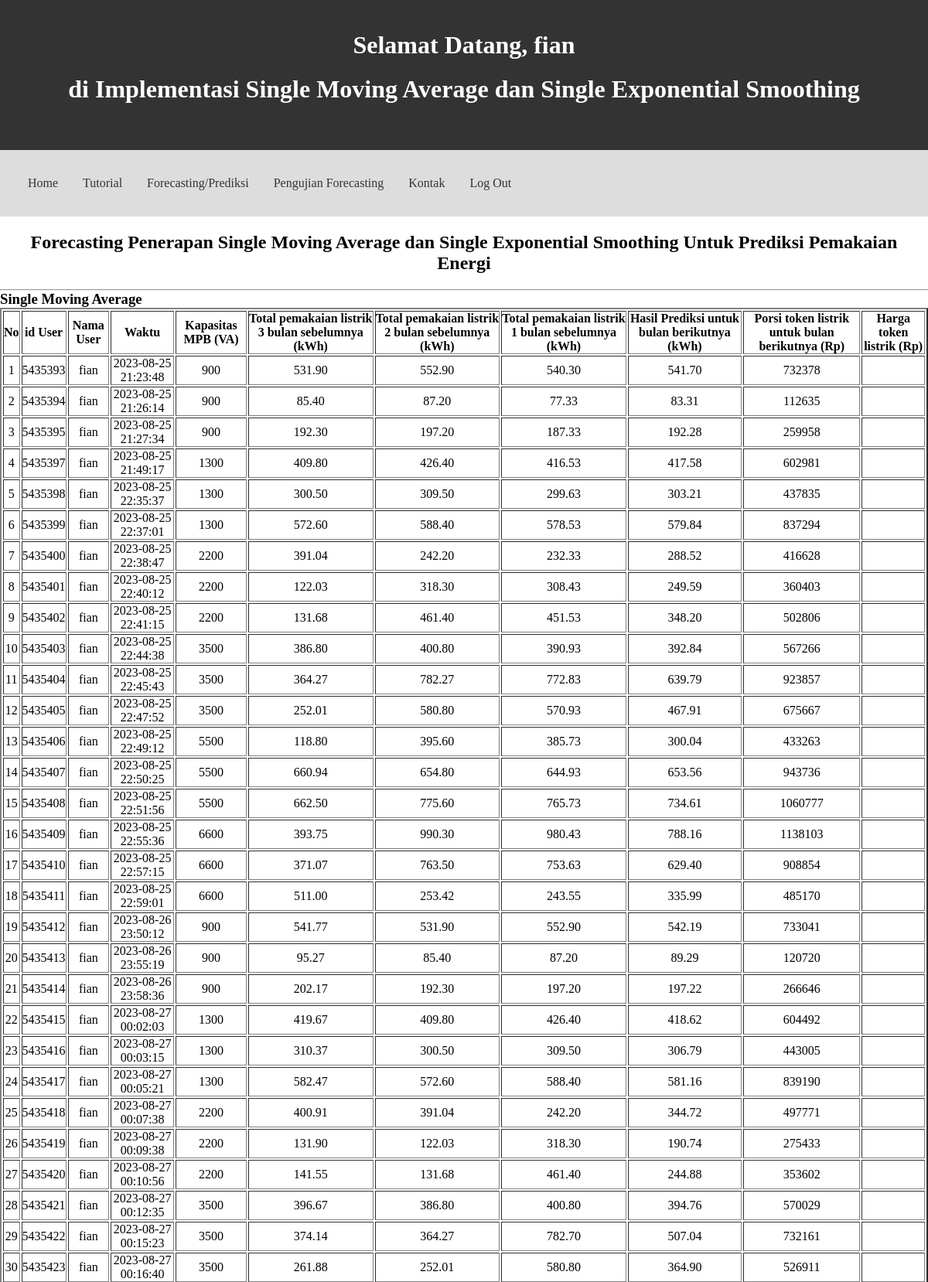
Screenshot of /page/home.php (signed in, upper part) with the database file from the repository.
### tables this page shows
CREATE TABLE `moving_average` (
  `id_ma` int(11) NOT NULL,
  `nama_user_ma` varchar(255) NOT NULL,
  `mpb_ma` int(11) NOT NULL,
  `waat1` decimal(8,2) DEFAULT NULL,
  `waat2` decimal(8,2) DEFAULT NULL,
  `waat3` decimal(8,2) DEFAULT NULL,
  `hasil_ma` decimal(8,2) DEFAULT NULL,
  `token_ma` int(11) NOT NULL,
  `waktu_ma` datetime NOT NULL DEFAULT current_timestamp() ON UPDATE current_timestamp()
);

### page/home.php (the view, shortened to what this page needs)
<?php
require_once("../sambung.php");
$sql_read1 = "SELECT * FROM moving_average";
$sql_db1 = mysqli_query($konek, $sql_read1);
$result1 = [];
while ($row1 = mysqli_fetch_assoc($sql_db1)) {
  $result1[] = $row1;
}
 ?>
<!DOCTYPE html>
<html>
  <head>
  <link rel="stylesheet" type="text/css" href="../css/style2.css">
  </head>
  <body class="">
    <header>
      <?php echo "<h1>Selamat Datang, ".$_SESSION['username']."<br>";
      echo "<h1>di Implementasi Single Moving Average dan Single Exponential Smoothing</h1>";
      ?>
    </header>
    <div class="menu">
      <ul>
        <li> <a href="home.php">Home</a> </li>
        <li> <a href="tutorial.php">Tutorial</a></li>
        <li class="dropdown"><a href="#">Forecasting/Prediksi</a>
        </li>
        <li><a href="uji.php">Pengujian Forecasting</a></li>
        <li><a href="">Kontak</a></li>
        <li><a href="logout.php">Log Out</a></li>
      </ul>
    </div>
    <main>
      <center><h2>Forecasting Penerapan Single Moving Average dan Single Exponential Smoothing Untuk Prediksi Pemakaian Energi</h2> </center>
    </main>
    <hr>
    <h3>Single Moving Average</h3>
    <table border="2" cellpadding="20">
      <thead>
        <th align="center">No</th>
        <th>id User</th>
        <th>Nama User</th>
        <th>Waktu</th>
        <th>Kapasitas MPB (VA)</th>
        <th>Total pemakaian listrik 3 bulan sebelumnya (kWh)</th>
        <th>Total pemakaian listrik 2 bulan sebelumnya (kWh)</th>
        <th>Total pemakaian listrik 1 bulan sebelumnya (kWh)</th>
        <th>Hasil Prediksi untuk bulan berikutnya (kWh)</th>
        <th>Porsi token listrik untuk bulan berikutnya (Rp)</th>
        <th>Harga token listrik (Rp)</th>
      </thead>
      <?php
      $no = 1;
      foreach ($result1 as $result1):
      ?>
      <tbody>
        <td align="center"> <?= $no; ?> </td>
        <td align="center"> <?= $result1['id_ma'] ?> </td>
        <td align="center"> <?= $result1['nama_user_ma'] ?> </td>
        <td align="center"> <?= $result1['waktu_ma'] ?> </td>
        <td align="center"> <?= $result1['mpb_ma'] ?> </td>
        <td align="center"> <?= $result1['waat1'] ?> </td>
        <td align="center"> <?= $result1['waat2'] ?> </td>
        <td align="center"> <?= $result1['waat3'] ?> </td>
        <td align="center"> <?= $result1['hasil_ma'] ?> </td>
        <td align="center"> <?= $result1['token_ma'] ?> </td>
        <td align="center"> <?= $result1['beli_ma'] ?> </td>
      </tbody>
      <?php
      $no++;
      endforeach;
      ?>
    </table>
    <br><br><br>
    <br><br><br>
     <br><br><br>
  </body>
</html>

### css/style2.css (style rules this page uses)
* { margin: 0px; padding: 0px; font-family: century gothic; }
header { background-color: #333; color: #fff; padding: 40px; text-align: center; }
h1 { margin: 0 0 20px; text-align: center; }
.menu { background-color: #ddd; padding: 20px; text-align: center; }
.menu ul { list-style-type: none; margin: 0; padding: 0; overflow: hidden; }
.menu > ul > li { float: left; }
.menu li a { display: inline-block; color: #333; padding: 14px 16px; text-align: center; text-decoration: none; }
main { margin: 20px; text-align: center; }
li.dropdown { display: inline-block; }

### rows the page displays
moving_average: id_ma "5435393", nama_user_ma "fian", waktu_ma "2023-08-25 21:23:48", mpb_ma "900", waat1 "531.90", waat2 "552.90", waat3 "540.30", hasil_ma "541.70", token_ma "732378"
moving_average: id_ma "5435394", nama_user_ma "fian", waktu_ma "2023-08-25 21:26:14", mpb_ma "900", waat1 "85.40", waat2 "87.20", waat3 "77.33", hasil_ma "83.31", token_ma "112635"
moving_average: id_ma "5435395", nama_user_ma "fian", waktu_ma "2023-08-25 21:27:34", mpb_ma "900", waat1 "192.30", waat2 "197.20", waat3 "187.33", hasil_ma "192.28", token_ma "259958"
moving_average: id_ma "5435397", nama_user_ma "fian", waktu_ma "2023-08-25 21:49:17", mpb_ma "1300", waat1 "409.80", waat2 "426.40", waat3 "416.53", hasil_ma "417.58", token_ma "602981"
moving_average: id_ma "5435398", nama_user_ma "fian", waktu_ma "2023-08-25 22:35:37", mpb_ma "1300", waat1 "300.50", waat2 "309.50", waat3 "299.63", hasil_ma "303.21", token_ma "437835"
moving_average: id_ma "5435399", nama_user_ma "fian", waktu_ma "2023-08-25 22:37:01", mpb_ma "1300", waat1 "572.60", waat2 "588.40", waat3 "578.53", hasil_ma "579.84", token_ma "837294"
moving_average: id_ma "5435400", nama_user_ma "fian", waktu_ma "2023-08-25 22:38:47", mpb_ma "2200", waat1 "391.04", waat2 "242.20", waat3 "232.33", hasil_ma "288.52", token_ma "416628"
moving_average: id_ma "5435401", nama_user_ma "fian", waktu_ma "2023-08-25 22:40:12", mpb_ma "2200", waat1 "122.03", waat2 "318.30", waat3 "308.43", hasil_ma "249.59", token_ma "360403"
moving_average: id_ma "5435402", nama_user_ma "fian", waktu_ma "2023-08-25 22:41:15", mpb_ma "2200", waat1 "131.68", waat2 "461.40", waat3 "451.53", hasil_ma "348.20", token_ma "502806"
moving_average: id_ma "5435403", nama_user_ma "fian", waktu_ma "2023-08-25 22:44:38", mpb_ma "3500", waat1 "386.80", waat2 "400.80", waat3 "390.93", hasil_ma "392.84", token_ma "567266"
moving_average: id_ma "5435404", nama_user_ma "fian", waktu_ma "2023-08-25 22:45:43", mpb_ma "3500", waat1 "364.27", waat2 "782.27", waat3 "772.83", hasil_ma "639.79", token_ma "923857"
moving_average: id_ma "5435405", nama_user_ma "fian", waktu_ma "2023-08-25 22:47:52", mpb_ma "3500", waat1 "252.01", waat2 "580.80", waat3 "570.93", hasil_ma "467.91", token_ma "675667"
moving_average: id_ma "5435406", nama_user_ma "fian", waktu_ma "2023-08-25 22:49:12", mpb_ma "5500", waat1 "118.80", waat2 "395.60", waat3 "385.73", hasil_ma "300.04", token_ma "433263"
moving_average: id_ma "5435407", nama_user_ma "fian", waktu_ma "2023-08-25 22:50:25", mpb_ma "5500", waat1 "660.94", waat2 "654.80", waat3 "644.93", hasil_ma "653.56", token_ma "943736"
moving_average: id_ma "5435408", nama_user_ma "fian", waktu_ma "2023-08-25 22:51:56", mpb_ma "5500", waat1 "662.50", waat2 "775.60", waat3 "765.73", hasil_ma "734.61", token_ma "1060777"
moving_average: id_ma "5435409", nama_user_ma "fian", waktu_ma "2023-08-25 22:55:36", mpb_ma "6600", waat1 "393.75", waat2 "990.30", waat3 "980.43", hasil_ma "788.16", token_ma "1138103"
moving_average: id_ma "5435410", nama_user_ma "fian", waktu_ma "2023-08-25 22:57:15", mpb_ma "6600", waat1 "371.07", waat2 "763.50", waat3 "753.63", hasil_ma "629.40", token_ma "908854"
moving_average: id_ma "5435411", nama_user_ma "fian", waktu_ma "2023-08-25 22:59:01", mpb_ma "6600", waat1 "511.00", waat2 "253.42", waat3 "243.55", hasil_ma "335.99", token_ma "485170"
moving_average: id_ma "5435412", nama_user_ma "fian", waktu_ma "2023-08-26 23:50:12", mpb_ma "900", waat1 "541.77", waat2 "531.90", waat3 "552.90", hasil_ma "542.19", token_ma "733041"
moving_average: id_ma "5435413", nama_user_ma "fian", waktu_ma "2023-08-26 23:55:19", mpb_ma "900", waat1 "95.27", waat2 "85.40", waat3 "87.20", hasil_ma "89.29", token_ma "120720"
moving_average: id_ma "5435414", nama_user_ma "fian", waktu_ma "2023-08-26 23:58:36", mpb_ma "900", waat1 "202.17", waat2 "192.30", waat3 "197.20", hasil_ma "197.22", token_ma "266646"
moving_average: id_ma "5435415", nama_user_ma "fian", waktu_ma "2023-08-27 00:02:03", mpb_ma "1300", waat1 "419.67", waat2 "409.80", waat3 "426.40", hasil_ma "418.62", token_ma "604492"
moving_average: id_ma "5435416", nama_user_ma "fian", waktu_ma "2023-08-27 00:03:15", mpb_ma "1300", waat1 "310.37", waat2 "300.50", waat3 "309.50", hasil_ma "306.79", token_ma "443005"
moving_average: id_ma "5435417", nama_user_ma "fian", waktu_ma "2023-08-27 00:05:21", mpb_ma "1300", waat1 "582.47", waat2 "572.60", waat3 "588.40", hasil_ma "581.16", token_ma "839190"
moving_average: id_ma "5435418", nama_user_ma "fian", waktu_ma "2023-08-27 00:07:38", mpb_ma "2200", waat1 "400.91", waat2 "391.04", waat3 "242.20", hasil_ma "344.72", token_ma "497771"
moving_average: id_ma "5435419", nama_user_ma "fian", waktu_ma "2023-08-27 00:09:38", mpb_ma "2200", waat1 "131.90", waat2 "122.03", waat3 "318.30", hasil_ma "190.74", token_ma "275433"
moving_average: id_ma "5435420", nama_user_ma "fian", waktu_ma "2023-08-27 00:10:56", mpb_ma "2200", waat1 "141.55", waat2 "131.68", waat3 "461.40", hasil_ma "244.88", token_ma "353602"
moving_average: id_ma "5435421", nama_user_ma "fian", waktu_ma "2023-08-27 00:12:35", mpb_ma "3500", waat1 "396.67", waat2 "386.80", waat3 "400.80", hasil_ma "394.76", token_ma "570029"
moving_average: id_ma "5435422", nama_user_ma "fian", waktu_ma "2023-08-27 00:15:23", mpb_ma "3500", waat1 "374.14", waat2 "364.27", waat3 "782.70", hasil_ma "507.04", token_ma "732161"
moving_average: id_ma "5435423", nama_user_ma "fian", waktu_ma "2023-08-27 00:16:40", mpb_ma "3500", waat1 "261.88", waat2 "252.01", waat3 "580.80", hasil_ma "364.90", token_ma "526911"

### other values shown
$_SESSION['username'] "fian"
